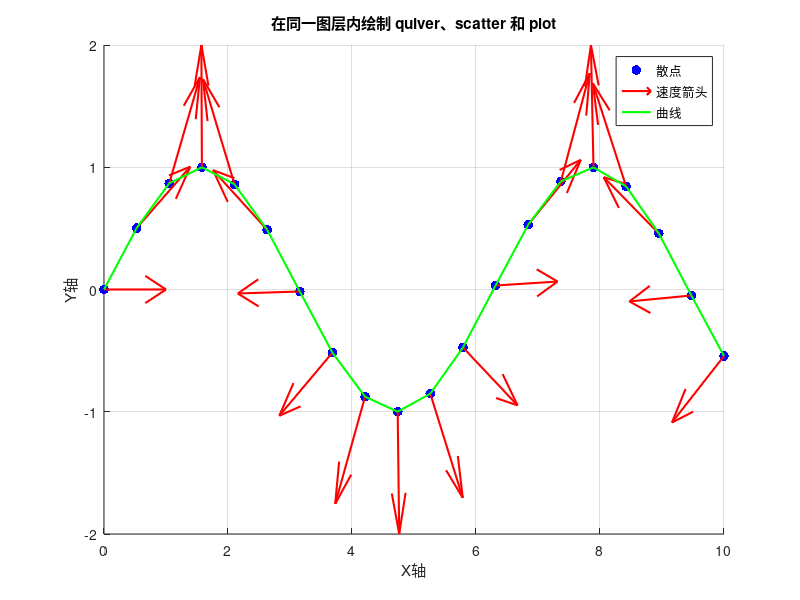

Recreate this plot in MATLAB.
% 创建示例数据
x = linspace(0, 10, 20); % X坐标
y = sin(x);              % Y坐标
u = cos(x);             % X方向速度
v = sin(x);             % Y方向速度

% 创建新的图形窗口
figure;

% 使用 scatter 绘制点
scatter(x, y, 50, 'b', 'filled'); % 蓝色填充的散点

hold on; % 保持当前图层以便叠加其他绘图

% 使用 quiver 绘制箭头
quiver(x, y, u, v, 0, 'r', 'LineWidth', 1.5); % 红色箭头

% 使用 plot 绘制线
plot(x, y, 'g-', 'LineWidth', 1.5); % 绿色线

hold off; % 释放当前图层

% 添加图例和标签
xlabel('X轴');
ylabel('Y轴');
title('在同一图层内绘制 quiver、scatter 和 plot');
legend('散点', '速度箭头', '曲线');

% 显示网格
grid on;

